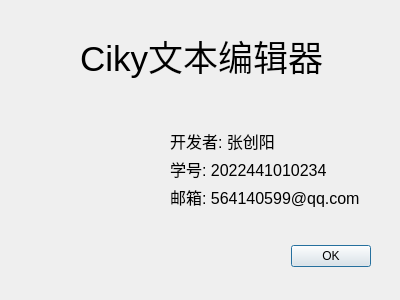
<?xml version="1.0" encoding="UTF-8"?>
<ui version="4.0">
 <class>AboutDialog</class>
 <widget class="QDialog" name="AboutDialog">
  <property name="geometry">
   <rect>
    <x>0</x>
    <y>0</y>
    <width>400</width>
    <height>300</height>
   </rect>
  </property>
  <property name="windowTitle">
   <string>Dialog</string>
  </property>
  <widget class="QDialogButtonBox" name="buttonBox">
   <property name="geometry">
    <rect>
     <x>30</x>
     <y>240</y>
     <width>341</width>
     <height>32</height>
    </rect>
   </property>
   <property name="orientation">
    <enum>Qt::Orientation::Horizontal</enum>
   </property>
   <property name="standardButtons">
    <set>QDialogButtonBox::StandardButton::Ok</set>
   </property>
  </widget>
  <widget class="QLabel" name="label">
   <property name="geometry">
    <rect>
     <x>80</x>
     <y>10</y>
     <width>251</width>
     <height>91</height>
    </rect>
   </property>
   <property name="font">
    <font>
     <pointsize>26</pointsize>
    </font>
   </property>
   <property name="text">
    <string>Ciky文本编辑器</string>
   </property>
  </widget>
  <widget class="QLabel" name="label_5">
   <property name="geometry">
    <rect>
     <x>50</x>
     <y>120</y>
     <width>91</width>
     <height>91</height>
    </rect>
   </property>
   <property name="styleSheet">
    <string notr="true">border-image: url(:/img/editor.png);</string>
   </property>
   <property name="text">
    <string/>
   </property>
  </widget>
  <widget class="QWidget" name="">
   <property name="geometry">
    <rect>
     <x>170</x>
     <y>130</y>
     <width>201</width>
     <height>77</height>
    </rect>
   </property>
   <layout class="QVBoxLayout" name="verticalLayout">
    <item>
     <widget class="QLabel" name="label_2">
      <property name="font">
       <font>
        <pointsize>12</pointsize>
       </font>
      </property>
      <property name="text">
       <string>开发者: 张创阳</string>
      </property>
     </widget>
    </item>
    <item>
     <widget class="QLabel" name="label_3">
      <property name="font">
       <font>
        <pointsize>12</pointsize>
       </font>
      </property>
      <property name="text">
       <string>学号: 2022441010234</string>
      </property>
     </widget>
    </item>
    <item>
     <widget class="QLabel" name="label_4">
      <property name="font">
       <font>
        <pointsize>12</pointsize>
       </font>
      </property>
      <property name="text">
       <string>邮箱: 564140599@qq.com</string>
      </property>
     </widget>
    </item>
   </layout>
  </widget>
 </widget>
 <resources/>
 <connections>
  <connection>
   <sender>buttonBox</sender>
   <signal>accepted()</signal>
   <receiver>AboutDialog</receiver>
   <slot>accept()</slot>
   <hints>
    <hint type="sourcelabel">
     <x>248</x>
     <y>254</y>
    </hint>
    <hint type="destinationlabel">
     <x>157</x>
     <y>274</y>
    </hint>
   </hints>
  </connection>
  <connection>
   <sender>buttonBox</sender>
   <signal>rejected()</signal>
   <receiver>AboutDialog</receiver>
   <slot>reject()</slot>
   <hints>
    <hint type="sourcelabel">
     <x>316</x>
     <y>260</y>
    </hint>
    <hint type="destinationlabel">
     <x>286</x>
     <y>274</y>
    </hint>
   </hints>
  </connection>
 </connections>
</ui>
